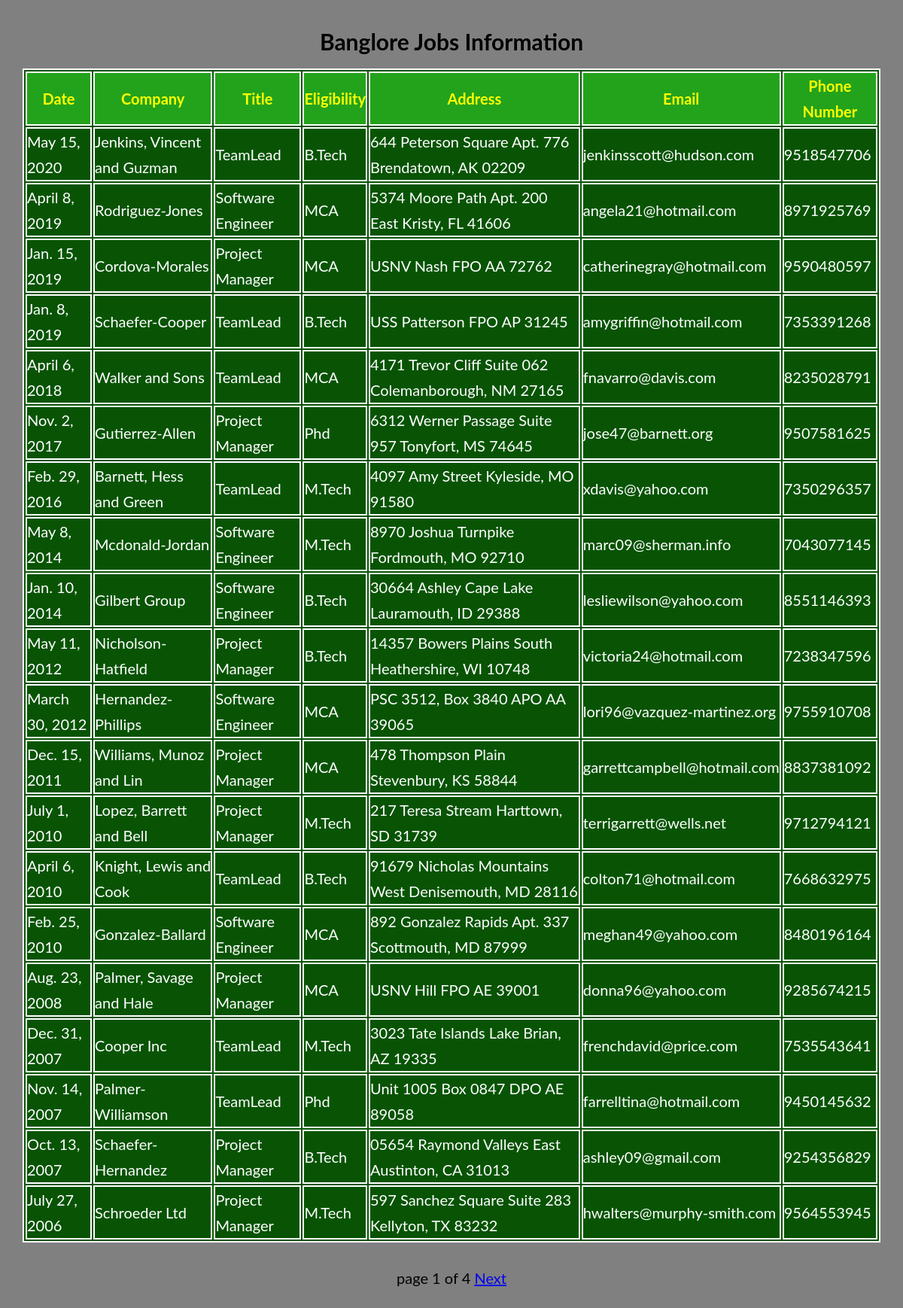
The page /bjobs/ on the database its author committed.
### job/models.py (models this page shows)
class blorejobs(models.Model):
    date=models.DateField();
    company=models.CharField(max_length=100);
    title=models.CharField(max_length=100);
    eligibility=models.CharField(max_length=100);
    address=models.CharField(max_length=100);
    email=models.EmailField();
    phonenumber=models.IntegerField()

### job/views.py (the view)
# urls.py: path('bjobs/', views.bjobs),
def bjobs(request):
    blore_jobs=blorejobs.objects.order_by('-date')
    paginator=Paginator(blore_jobs,20)
    page_number=request.GET.get('page')
    try:
       blore_jobs=paginator.page(page_number)
    except PageNotAnInteger:
       blore_jobs=paginator.page(1)
    except EmptyPage:
       blore_jobs=paginator.page(paginator.num_pages)
    return render(request,'job/blorejobs.html',{'blore_jobs':blore_jobs})

### templates/job/blorejobs.html (shortened to what this page needs)
<!DOCTYPE html>
{%load static%}
<html lang="en" dir="ltr">
  <head>
    <link rel="stylesheet" href="{% static "job/demo1.css" %}">
  </head>
  <body class="col">
    <h1 class="jobs">Banglore Jobs Information</h1>
      {% if blore_jobs %}
      <table id='tab'>
        <thead>
          <th>Date</th>
          <th>Company</th>
          <th>Title</th>
          <th>Eligibility</th>
          <th>Address</th>
          <th>Email</th>
          <th>Phone Number</th>
        </thead>
        {%for job in blore_jobs %}
        <tr>
          <td>{{job.date}}</td>
          <td>{{job.company}}</td>
          <td>{{job.title}}</td>
          <td>{{job.eligibility}}</td>
          <td>{{job.address}}</td>
          <td>{{job.email}}</td>
          <td>{{job.phonenumber}}</td>
        </tr>
        {% endfor %}
      </table>
      <div class="pag">
        {%include 'job/pagination.html' with page=blore_jobs%}
      </div>
      {%else %}
      <p>No Jobs Found in blore</p>
    {% endif %}
  </body>
</html>

### static/job/demo1.css (style rules this page uses)
*, *::after, *::before { margin: 0; padding: 0; box-sizing: inherit; }
html { font-size: 62.5%; }
body { font-family: "Lato", sans-serif; font-weight: 400; line-height: 1.7; color: #777; padding: 3rem; box-sizing: border-box; }
table,thead,th,tr,td { color:white; border:2px solid white; font-size: 20px; margin:auto; background:#085404; }
thead,th { color:yellow; border:2px solid white; font-size: 20px; margin:auto; background:#23a31c; }
.col { background-image: linear-gradient(to right, grey,grey); }
.jobs { color:black; text-align: center; margin-bottom: 10px; font-size: 30px; }
.pag { text-align: center; margin-top: 30px; color:black; font-size: 20px; }

### rows shown on the page
blorejobs: date "May 15, 2020", company "Jenkins, Vincent and Guzman", title "TeamLead", eligibility "B.Tech", address "644 Peterson Square Apt. 776 Brendatown, AK 02209", email "jenkinsscott@hudson.com", phonenumber "9518547706"
blorejobs: date "April 8, 2019", company "Rodriguez-Jones", title "Software Engineer", eligibility "MCA", address "5374 Moore Path Apt. 200 East Kristy, FL 41606", email "angela21@hotmail.com", phonenumber "8971925769"
blorejobs: date "Jan. 15, 2019", company "Cordova-Morales", title "Project Manager", eligibility "MCA", address "USNV Nash FPO AA 72762", email "catherinegray@hotmail.com", phonenumber "9590480597"
blorejobs: date "Jan. 8, 2019", company "Schaefer-Cooper", title "TeamLead", eligibility "B.Tech", address "USS Patterson FPO AP 31245", email "amygriffin@hotmail.com", phonenumber "7353391268"
blorejobs: date "April 6, 2018", company "Walker and Sons", title "TeamLead", eligibility "MCA", address "4171 Trevor Cliff Suite 062 Colemanborough, NM 27165", email "fnavarro@davis.com", phonenumber "8235028791"
blorejobs: date "Nov. 2, 2017", company "Gutierrez-Allen", title "Project Manager", eligibility "Phd", address "6312 Werner Passage Suite 957 Tonyfort, MS 74645", email "jose47@barnett.org", phonenumber "9507581625"
blorejobs: date "Feb. 29, 2016", company "Barnett, Hess and Green", title "TeamLead", eligibility "M.Tech", address "4097 Amy Street Kyleside, MO 91580", email "xdavis@yahoo.com", phonenumber "7350296357"
blorejobs: date "May 8, 2014", company "Mcdonald-Jordan", title "Software Engineer", eligibility "M.Tech", address "8970 Joshua Turnpike Fordmouth, MO 92710", email "marc09@sherman.info", phonenumber "7043077145"
blorejobs: date "Jan. 10, 2014", company "Gilbert Group", title "Software Engineer", eligibility "B.Tech", address "30664 Ashley Cape Lake Lauramouth, ID 29388", email "lesliewilson@yahoo.com", phonenumber "8551146393"
blorejobs: date "May 11, 2012", company "Nicholson-Hatfield", title "Project Manager", eligibility "B.Tech", address "14357 Bowers Plains South Heathershire, WI 10748", email "victoria24@hotmail.com", phonenumber "7238347596"
blorejobs: date "March 30, 2012", company "Hernandez-Phillips", title "Software Engineer", eligibility "MCA", address "PSC 3512, Box 3840 APO AA 39065", email "lori96@vazquez-martinez.org", phonenumber "9755910708"
blorejobs: date "Dec. 15, 2011", company "Williams, Munoz and Lin", title "Project Manager", eligibility "MCA", address "478 Thompson Plain Stevenbury, KS 58844", email "garrettcampbell@hotmail.com", phonenumber "8837381092"
blorejobs: date "July 1, 2010", company "Lopez, Barrett and Bell", title "Project Manager", eligibility "M.Tech", address "217 Teresa Stream Harttown, SD 31739", email "terrigarrett@wells.net", phonenumber "9712794121"
blorejobs: date "April 6, 2010", company "Knight, Lewis and Cook", title "TeamLead", eligibility "B.Tech", address "91679 Nicholas Mountains West Denisemouth, MD 28116", email "colton71@hotmail.com", phonenumber "7668632975"
blorejobs: date "Feb. 25, 2010", company "Gonzalez-Ballard", title "Software Engineer", eligibility "MCA", address "892 Gonzalez Rapids Apt. 337 Scottmouth, MD 87999", email "meghan49@yahoo.com", phonenumber "8480196164"
blorejobs: date "Aug. 23, 2008", company "Palmer, Savage and Hale", title "Project Manager", eligibility "MCA", address "USNV Hill FPO AE 39001", email "donna96@yahoo.com", phonenumber "9285674215"
blorejobs: date "Dec. 31, 2007", company "Cooper Inc", title "TeamLead", eligibility "M.Tech", address "3023 Tate Islands Lake Brian, AZ 19335", email "frenchdavid@price.com", phonenumber "7535543641"
blorejobs: date "Nov. 14, 2007", company "Palmer-Williamson", title "TeamLead", eligibility "Phd", address "Unit 1005 Box 0847 DPO AE 89058", email "farrelltina@hotmail.com", phonenumber "9450145632"
blorejobs: date "Oct. 13, 2007", company "Schaefer-Hernandez", title "Project Manager", eligibility "B.Tech", address "05654 Raymond Valleys East Austinton, CA 31013", email "ashley09@gmail.com", phonenumber "9254356829"
blorejobs: date "July 27, 2006", company "Schroeder Ltd", title "Project Manager", eligibility "M.Tech", address "597 Sanchez Square Suite 283 Kellyton, TX 83232", email "hwalters@murphy-smith.com", phonenumber "9564553945"

### other values the page prints
{{ page.number }} "1"
{{ page.paginator.num_pages }} "4"
